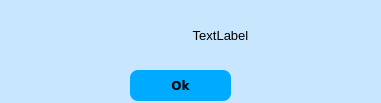
<?xml version="1.0" encoding="UTF-8"?>
<ui version="4.0">
 <class>Dialog</class>
 <widget class="QDialog" name="Dialog">
  <property name="geometry">
   <rect>
    <x>0</x>
    <y>0</y>
    <width>381</width>
    <height>103</height>
   </rect>
  </property>
  <property name="windowTitle">
   <string>MoreCoasts                   </string>
  </property>
  <property name="windowIcon">
   <iconset>
    <normaloff>FormatFactoryAgregar un título.ico</normaloff>FormatFactoryAgregar un título.ico</iconset>
  </property>
  <property name="styleSheet">
   <string notr="true">background-color: rgb(201, 230, 255);</string>
  </property>
  <widget class="QPushButton" name="pushButton">
   <property name="geometry">
    <rect>
     <x>130</x>
     <y>70</y>
     <width>101</width>
     <height>31</height>
    </rect>
   </property>
   <property name="font">
    <font>
     <family>Verdana</family>
     <pointsize>9</pointsize>
     <weight>75</weight>
     <bold>true</bold>
    </font>
   </property>
   <property name="styleSheet">
    <string notr="true">QPushButton{
background-color: rgb(0, 170, 255);
border-radius:8px;
	color: rgb(0, 0, 0);
}

QPushButton:hover{
background-color: rgb(0, 196, 255);
border-top-left-radius:12px;
border-bottom-left-radius:12px;

}</string>
   </property>
   <property name="text">
    <string>Ok</string>
   </property>
  </widget>
  <widget class="QLabel" name="label">
   <property name="geometry">
    <rect>
     <x>90</x>
     <y>20</y>
     <width>261</width>
     <height>31</height>
    </rect>
   </property>
   <property name="font">
    <font>
     <family>Arial</family>
     <pointsize>12</pointsize>
    </font>
   </property>
   <property name="text">
    <string>&lt;html&gt;&lt;head/&gt;&lt;body&gt;&lt;p align=&quot;center&quot;&gt;&lt;span style=&quot; font-size:10pt;&quot;&gt;TextLabel&lt;/span&gt;&lt;/p&gt;&lt;/body&gt;&lt;/html&gt;</string>
   </property>
  </widget>
 </widget>
 <resources/>
 <connections/>
</ui>
